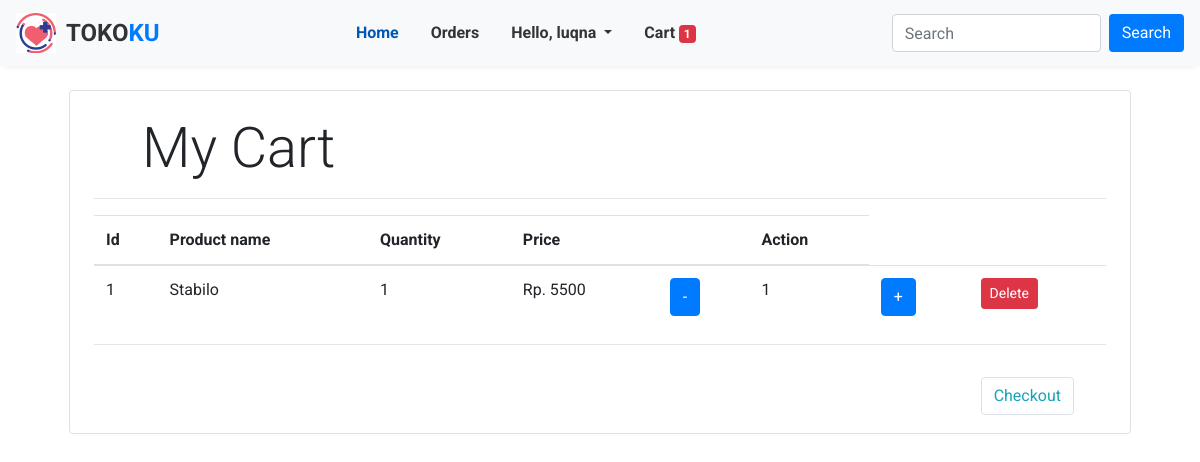
/show_cart (signed in), run on the app's committed database.
### store/models/customer.py (models this page shows, shortened)
class Customer(models.Model):
    username = models.CharField(max_length=50, default='')
    password = models.CharField(max_length=15)
    address = models.CharField(max_length=255, default='')  # Tambahkan default di sini
    email = models.EmailField(max_length=100)
    bank = models.CharField(max_length=50, default='')

### store/models/cart.py (models this page shows)
class Cart(models.Model):
    username = models.CharField(max_length=255)
    password = models.CharField(max_length=255)
    product = models.ForeignKey(Product, on_delete=models.CASCADE)
    image = models.ImageField(null=True, blank=True)
    quantity = models.PositiveIntegerField(default=1)
    price = models.IntegerField(default=0)

### store/models/product.py (models this page shows, shortened)
class Product(models.Model):
    name = models.CharField(max_length=50)
    price = models.IntegerField(default=0)
    category = models.ForeignKey(Category, on_delete=models.CASCADE, default=1)
    description = models.CharField(max_length=200, default='', blank=True, null=True)
    image = models.ImageField(upload_to='upload/products/')

### store/views.py (the view)
# urls.py: path('show_cart', views.show_cart, name='show_cart'),
def show_cart(request):
    totalitem = 0
    if request.session.has_key('username'):
        username = request.session['username']
        totalitem = len(Cart.objects.filter(username=username))
        customer = Customer.objects.filter(username=username)
        for c in customer:
            username=c.username
            cart = Cart.objects.filter(username=username)
            data = {
                'username': username,
                'totalitem': totalitem,
                'cart': cart
            }
            if cart:
                return render(request, 'show_cart.html',data)
            else:
                return render(request, 'empty_cart.html',data)

### store/templates/show_cart.html (shortened to what this page needs)
{% extends 'base.html' %} {% load static %} {% block title %} Cart {% endblock title %} {% block content %}
<div class="container">
  <div class="border rounded p-4 m-4">
    <p class="display-4 pl-4 ml-4">My Cart</p>
    <hr />
    <table class="table">
      <thead>
        <tr>
          <th>Id</th>
          <th>Product name</th>
          <th>Quantity</th>
          <th>Price</th>
          <th></th>
          <th>Action</th>
        </tr>
      </thead>
      <tbody>
        {% for cart in cart %}
        <tr>
          <td>{{forloop.counter}}</td>
          <td>{{cart.product.name}}</td>
          <td>{{cart.quantity}}</td>
          <td>Rp. {{cart.product.price}}</td>
          <td><input type="button" pid="{{cart.product.id}}" class="minus-cart btn btn-primary" value="-" /></td>
          <td><span id="quantity">{{cart.quantity}}</span></td>
          <td><input type="button" pid="{{cart.product.id}}" class="plus-cart btn btn-primary" value="+" /></td>
          <td><input type="button" pid="{{cart.product.id}}" class="btn btn-danger btn-sm remove-cart" value="Delete" /></td>
        </tr>
      </tbody>
      {% endfor %}
    </table>
    <hr />
    <div class="m-3 p-3">
      <a href="#" class="btn btn-outline-info border rounded col=lg-3 float-right">Checkout</a>
    </div>
  </div>
</div>
{% endblock%}

### store/templates/base.html (shortened to what this page needs)
<!DOCTYPE html>
<html lang="en">
  {% load static %}
  <head>
    <link rel="stylesheet" href="https://cdn.jsdelivr.net/npm/bootstrap@4.6.1/dist/css/bootstrap.min.css" />
  </head>
  <body>
    <nav class="navbar navbar-expand-lg navbar-light">
      <a class="navbar-brand" href="/">
        <img src="{% static 'images/logo_new.png' %}" alt="Logo" />
        <div class="brand-text">TOKO<span>KU</span></div>
      </a>
      <div class="collapse navbar-collapse" id="navbarNav">
        <ul class="navbar-nav">
          <li class="nav-item active">
            <a class="nav-link" href="/">Home</a>
          </li>
          {% if request.session %}
          <li class="nav-item">
            <a class="nav-link" href="#">Orders</a>
          </li>
          <li class="nav-item dropdown">
            <a class="nav-link dropdown-toggle" href="#" id="navbarDropdown" role="button" data-toggle="dropdown" aria-haspopup="true" aria-expanded="false"> Hello, {{username}} </a>
          </li>
          <li class="nav-item">
            <a class="nav-link" href="/show_cart">Cart<span class="badge badge-danger ml-1">{{totalitem}}</span></a>
          </li>
          {% endif %}
        </ul>
        <form class="form-inline ml-auto">
          <input class="form-control mr-2" type="search" placeholder="Search" aria-label="Search" />
          <button class="btn btn-search" type="submit">Search</button>
        </form>
      </div>
    </nav>
    {% block content %} {% endblock %}
  </body>
</html>

### store/templates/base.html (style rules this page uses)
:root { --navbar-bg-color: #f8f9fa; --navbar-text-color: #333; --navbar-link-hover-color: #007bff; --navbar-link-active-color: #0056b3; --navbar-shadow: 0 4px 6px -4px rgba(0, 0, 0, 0.1); --search-btn-bg-color: #007bff; --search-btn-text-color: #fff; --font-family: "Roboto", sans-serif; }
body { font-family: var(--font-family); }
nav { background-color: var(--navbar-bg-color) !important; box-shadow: var(--navbar-shadow); }
.navbar-brand { display: flex; align-items: center; }
.navbar-brand img { height: 40px; }
.navbar-brand .brand-text { font-size: 1.5rem; font-weight: 700; color: var(--navbar-text-color); margin-left: 10px; }
.navbar-brand .brand-text span { color: #007bff; }
.navbar-nav .nav-link { color: var(--navbar-text-color) !important; font-weight: 700; }
.navbar-nav .nav-item.active .nav-link { color: var(--navbar-link-active-color) !important; }
.btn-search { background-color: var(--search-btn-bg-color) !important; color: var(--search-btn-text-color) !important; }
.navbar-nav { margin-left: auto; }
.nav-item { margin-right: 1rem; }

### data on the page
Customer: username "luqna"
Cart: product.name "Stabilo", quantity "1", product.price "5500"

### other printed values
{{ totalitem }} "1"
